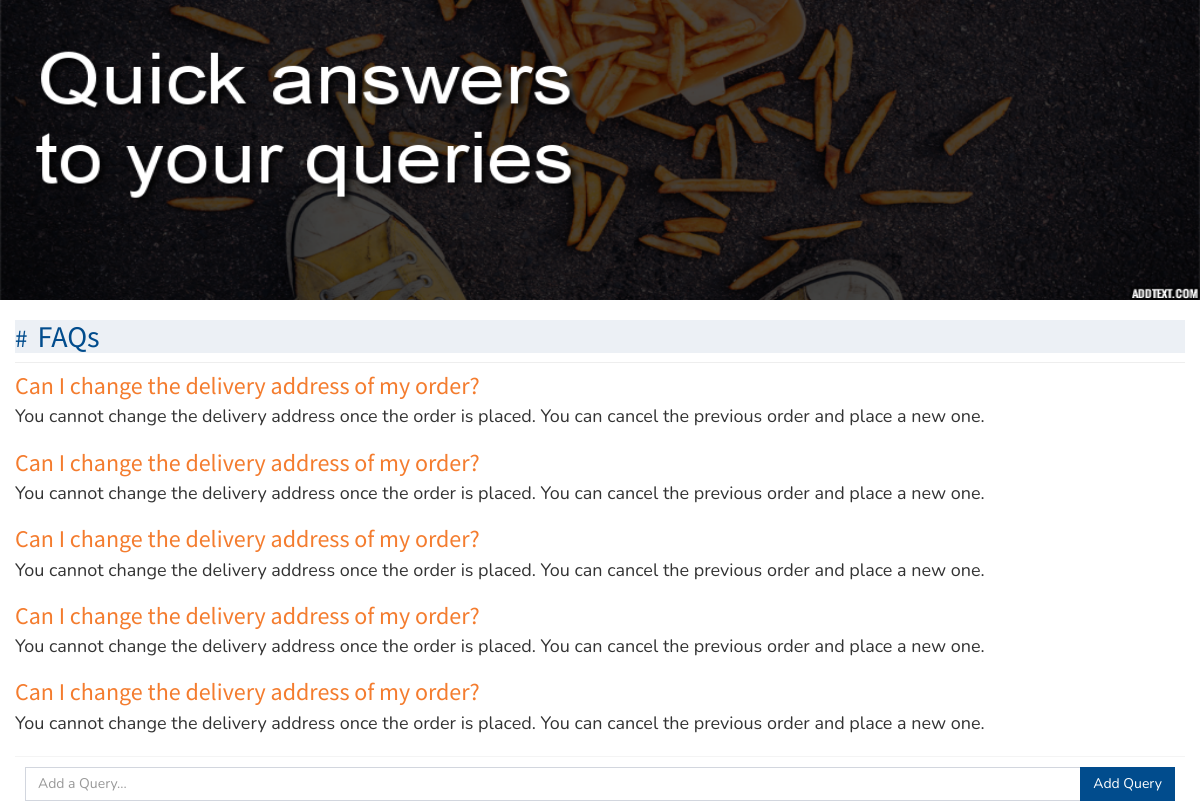
/pages_web/faq.php, run on the app's committed database.
### tables this page shows
CREATE TABLE `faq` (
  `id` int(11) NOT NULL,
  `question` text NOT NULL,
  `answer` text NOT NULL,
  `status` char(1) DEFAULT '1'
);

### includes/crud.php (called while the page is built, shortened)
<?php
class Database{
    private $db_host = "localhost";
    private $db_user = "baroxghp_cart";
    private $db_pass = "deepak@123";
    private $db_name = "baroxghp_cart";
    private $con = false;
    private $myconn = "";
    private $result = array();
    private $numResults = "";
    public function connect(){
        if(!$this->con){
            $this->myconn = new mysqli($this->db_host,$this->db_user,$this->db_pass,$this->db_name);
            if($this->myconn->connect_errno > 0){
                array_push($this->result,$this->myconn->connect_error);
                return false;
            }else{
                $this->con = true;
                return true;
            }
        }else{
            return true;
        }
    }
    public function sql($sql){
        $this->myconn->query("SET NAMES utf8");
        $query = $this->myconn->query($sql);
        if($query){
            $this->numResults=0;
            if (isset($query->num_rows) && ( $query->num_rows > 0)) {
                $this->numResults = $query->num_rows;
            }
            for($i = 0; $i < $this->numResults; $i++){
                $r = $query->fetch_array();
                $key = array_keys($r);
                for($x = 0; $x < count($key); $x++){
                    if(!is_int($key[$x])){
                        if($query->num_rows >= 1){
                            $this->result[$i][$key[$x]] = $r[$key[$x]];
                        }else{
                            $this->result = null;
                        }
                    }
                }
            }
            return true;
        }else{
            array_push($this->result,$this->myconn->error);
            return false;
        }
    }
    public function getResult(){
        $val = $this->result;
        $this->result = array();
        return $val;
    }
    public function numRows(){
        $val = $this->numResults;
        $this->numResults = array();
        return $val;
    }
}

### pages_web/faq.php (the view, shortened to what this page needs)
<!DOCTYPE html>
<html>
  <head>
    <link rel="stylesheet" href="../bootstrap/css/bootstrap.min.css">
    <link rel="stylesheet" href="https://maxcdn.bootstrapcdn.com/font-awesome/4.4.0/css/font-awesome.min.css">
    <link rel="stylesheet" href="https://code.ionicframework.com/ionicons/2.0.1/css/ionicons.min.css">
    <link rel="stylesheet" href="../dist/css/AdminLTE.min.css">
    <link rel="stylesheet" href="../dist/css/skins/_all-skins.min.css">
    <link rel="stylesheet" href="style.css">
  </head>
  <body>
	  <?php
	include('../includes/crud.php');
	$db=new Database();
	$db->connect();
?>
<section class="content1">
<img class="back" src="../images/faqimage.png">
</section>
	  <?php
		$function = new functions;
		if(isset($_GET['keyword'])){
			$keyword = $function->sanitize($_GET['keyword']);
		}else{
			$keyword = "";
		}
		if(empty($keyword)){
			$sql_query = "SELECT id, question, answer
				FROM faq ORDER BY id DESC";
		}else{
			$sql_query = "SELECT id, question, answer
					FROM faq where question LIKE '%".$keyword."5'
					ORDER BY id DESC";
		}
			$db->sql($sql_query);
			$res=$db->getResult();
			$total_records = $db->numRows($res);
		if(isset($_GET['page'])){
			$page = $_GET['page'];
		}else{
			$page = 1;
		}
		$offset = 10;
		if ($page){
			$from 	= ($page * $offset) - $offset;
		}else{
			$from = 0;
		}
		if(empty($keyword)){
			$sql_query = "SELECT id, question, answer
					FROM faq
					ORDER BY id DESC LIMIT ".$from.", ".$offset."";
		}else{
			$sql_query = "SELECT id, question, answer
					FROM faq
					WHERE question LIKE '%".$keyword."%'
					ORDER BY id DESC LIMIT ".$from.", ".$offset."";
		}
			$db->sql($sql_query);
			$res_faq=$db->getResult();
			$total_records_paging = $total_records;
		if($total_records_paging == 0){
	?>
	<section class="content-header">
	<h1>No Questions</h1>
	<div class="box-footer">
			    <form  method="post" enctype="multipart/form-data">
                  <div class="input-group">
                    <input class="form-control" name="query" placeholder="Add a Query...">
					<?php echo isset($error['query']) ? $error['query'] : '';?>
					<input type="hidden" class="form-control" name="status"  value="1"/>
                    <div class="input-group-btn">
                      <button onclick="myFunction()" class="btn btn-success" type="submit" name="btnAdd"><i class="fa fa-plus"></i></button>
					  <script>
							function myFunction() {
								windiw.location.reload(true);
							}
							</script>
                    </div>
                  </div>
				</form>
	</div>
	</section>
	<hr />
	<?php
		}else{
	?>
<section id="faq" class="col-md-12">
  <h2 class="page-header" ><a href="#" style="color:#014c8d;">FAQs</a></h2>
   <?php
					foreach ($res_faq as $row){ ?>
	<?PHP if(!empty($res[0]['question'])&&!empty($res[0]['answer'])){?>
  <h3 style="color:#f47c2e;"><?php echo $res[0]['question'];?></h3>
  <p class="lead"><?php echo $res[0]['answer'];?></p>
  <?php }} ?>
               <div class="box-footer">
			    <form  method="post" enctype="multipart/form-data">
                  <div class="input-group">
                    <input class="form-control" name="query" placeholder="Add a Query..." required/>
                    <div class="input-group-btn">
                     <input value="Add Query" class="btn btn-primary" type="submit" name="btnAdd"/>
                    </div>
                  </div>
				</form>
                </div>
			<?php }?>
</section>
  </body>
</html>

### pages_web/style.css (style rules this page uses)
.page-header { margin: 20px 0 10px 0!important; position: relative; z-index: 1; font-size: 30px; }
.page-header span, .page-header a { z-index: 5; display: block; background-color: #ecf0f5; color: #000; }
.page-header span::before, .page-header a::before { content: '#'; font-size: 25px; margin-right: 10px; color: #014c8d; }
.page-header:before, #components > h3:before { display: block; content: " "; margin-top: -60px; height: 60px; visibility: hidden; z-index: -10; }
.lead { font-size: 18px; font-weight: 400; }
.content1 { padding: 0px 0px; }
p { padding: 0!important; }

### data on the page
faq: question "Can I change the delivery address of my order?", answer "You cannot change the delivery address once the order is placed. You can cancel the previous order and place a new one."
